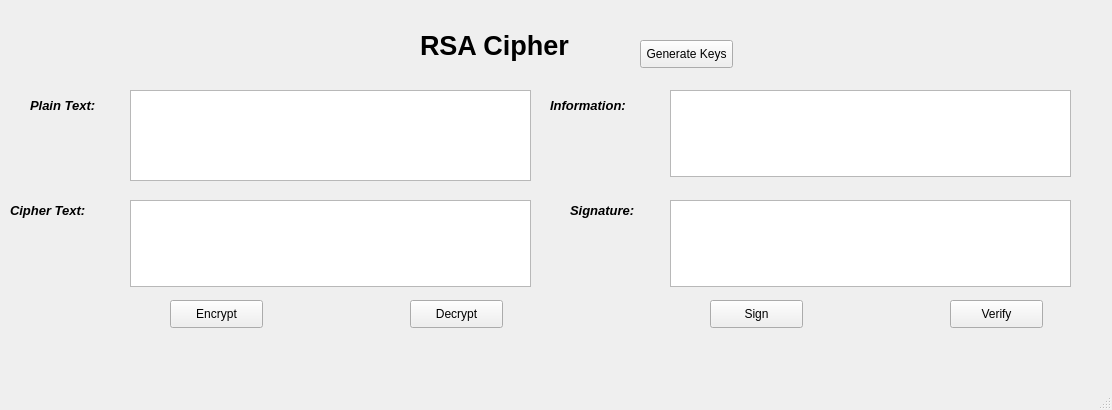
<?xml version="1.0" encoding="UTF-8"?>
<ui version="4.0">
 <class>MainWindow</class>
 <widget class="QMainWindow" name="MainWindow">
  <property name="geometry">
   <rect>
    <x>0</x>
    <y>0</y>
    <width>1112</width>
    <height>410</height>
   </rect>
  </property>
  <property name="windowTitle">
   <string>RSA CIPHER - rsa.ui</string>
  </property>
  <widget class="QWidget" name="centralwidget">
   <widget class="QLabel" name="label">
    <property name="geometry">
     <rect>
      <x>420</x>
      <y>20</y>
      <width>231</width>
      <height>51</height>
     </rect>
    </property>
    <property name="text">
     <string>&lt;html&gt;&lt;head/&gt;&lt;body&gt;&lt;p&gt;&lt;span style=&quot; font-size:20pt; font-weight:600;&quot;&gt;RSA Cipher&lt;/span&gt;&lt;/p&gt;&lt;/body&gt;&lt;/html&gt;</string>
    </property>
   </widget>
   <widget class="QLabel" name="label_2">
    <property name="geometry">
     <rect>
      <x>30</x>
      <y>90</y>
      <width>91</width>
      <height>31</height>
     </rect>
    </property>
    <property name="frameShadow">
     <enum>QFrame::Plain</enum>
    </property>
    <property name="lineWidth">
     <number>0</number>
    </property>
    <property name="text">
     <string>&lt;html&gt;&lt;head/&gt;&lt;body&gt;&lt;p&gt;&lt;span style=&quot; font-size:10pt; font-weight:600; font-style:italic;&quot;&gt;Plain Text:&lt;/span&gt;&lt;/p&gt;&lt;/body&gt;&lt;/html&gt;</string>
    </property>
   </widget>
   <widget class="QLabel" name="label_4">
    <property name="geometry">
     <rect>
      <x>10</x>
      <y>200</y>
      <width>111</width>
      <height>21</height>
     </rect>
    </property>
    <property name="text">
     <string>&lt;html&gt;&lt;head/&gt;&lt;body&gt;&lt;p&gt;&lt;span style=&quot; font-size:10pt; font-weight:600; font-style:italic;&quot;&gt;Cipher Text:&lt;/span&gt;&lt;/p&gt;&lt;/body&gt;&lt;/html&gt;</string>
    </property>
   </widget>
   <widget class="QPushButton" name="encrypt_btn">
    <property name="geometry">
     <rect>
      <x>170</x>
      <y>300</y>
      <width>93</width>
      <height>28</height>
     </rect>
    </property>
    <property name="text">
     <string>Encrypt</string>
    </property>
   </widget>
   <widget class="QPushButton" name="decrypt_btn">
    <property name="geometry">
     <rect>
      <x>410</x>
      <y>300</y>
      <width>93</width>
      <height>28</height>
     </rect>
    </property>
    <property name="text">
     <string>Decrypt</string>
    </property>
   </widget>
   <widget class="QTextEdit" name="plainText_txt">
    <property name="geometry">
     <rect>
      <x>130</x>
      <y>90</y>
      <width>401</width>
      <height>91</height>
     </rect>
    </property>
   </widget>
   <widget class="QTextEdit" name="cipherText_txt">
    <property name="geometry">
     <rect>
      <x>130</x>
      <y>200</y>
      <width>401</width>
      <height>87</height>
     </rect>
    </property>
   </widget>
   <widget class="QTextEdit" name="signature_txt">
    <property name="geometry">
     <rect>
      <x>670</x>
      <y>200</y>
      <width>401</width>
      <height>87</height>
     </rect>
    </property>
   </widget>
   <widget class="QPushButton" name="Verify_btn">
    <property name="geometry">
     <rect>
      <x>950</x>
      <y>300</y>
      <width>93</width>
      <height>28</height>
     </rect>
    </property>
    <property name="text">
     <string>Verify</string>
    </property>
   </widget>
   <widget class="QLabel" name="label_3">
    <property name="geometry">
     <rect>
      <x>550</x>
      <y>90</y>
      <width>111</width>
      <height>31</height>
     </rect>
    </property>
    <property name="frameShadow">
     <enum>QFrame::Plain</enum>
    </property>
    <property name="lineWidth">
     <number>0</number>
    </property>
    <property name="text">
     <string>&lt;html&gt;&lt;head/&gt;&lt;body&gt;&lt;p&gt;&lt;span style=&quot; font-size:10pt; font-weight:600; font-style:italic;&quot;&gt;Information:&lt;/span&gt;&lt;/p&gt;&lt;/body&gt;&lt;/html&gt;</string>
    </property>
   </widget>
   <widget class="QPushButton" name="sign_btn">
    <property name="geometry">
     <rect>
      <x>710</x>
      <y>300</y>
      <width>93</width>
      <height>28</height>
     </rect>
    </property>
    <property name="text">
     <string>Sign</string>
    </property>
   </widget>
   <widget class="QLabel" name="label_5">
    <property name="geometry">
     <rect>
      <x>570</x>
      <y>200</y>
      <width>111</width>
      <height>21</height>
     </rect>
    </property>
    <property name="text">
     <string>&lt;html&gt;&lt;head/&gt;&lt;body&gt;&lt;p&gt;&lt;span style=&quot; font-size:10pt; font-weight:600; font-style:italic;&quot;&gt;Signature:&lt;/span&gt;&lt;/p&gt;&lt;/body&gt;&lt;/html&gt;</string>
    </property>
   </widget>
   <widget class="QTextEdit" name="information_txt">
    <property name="geometry">
     <rect>
      <x>670</x>
      <y>90</y>
      <width>401</width>
      <height>87</height>
     </rect>
    </property>
   </widget>
   <widget class="QPushButton" name="generateKeys_btn">
    <property name="geometry">
     <rect>
      <x>640</x>
      <y>40</y>
      <width>93</width>
      <height>28</height>
     </rect>
    </property>
    <property name="text">
     <string>Generate Keys</string>
    </property>
   </widget>
  </widget>
  <widget class="QMenuBar" name="menubar">
   <property name="geometry">
    <rect>
     <x>0</x>
     <y>0</y>
     <width>1112</width>
     <height>26</height>
    </rect>
   </property>
  </widget>
  <widget class="QStatusBar" name="statusbar"/>
 </widget>
 <resources/>
 <connections/>
</ui>
